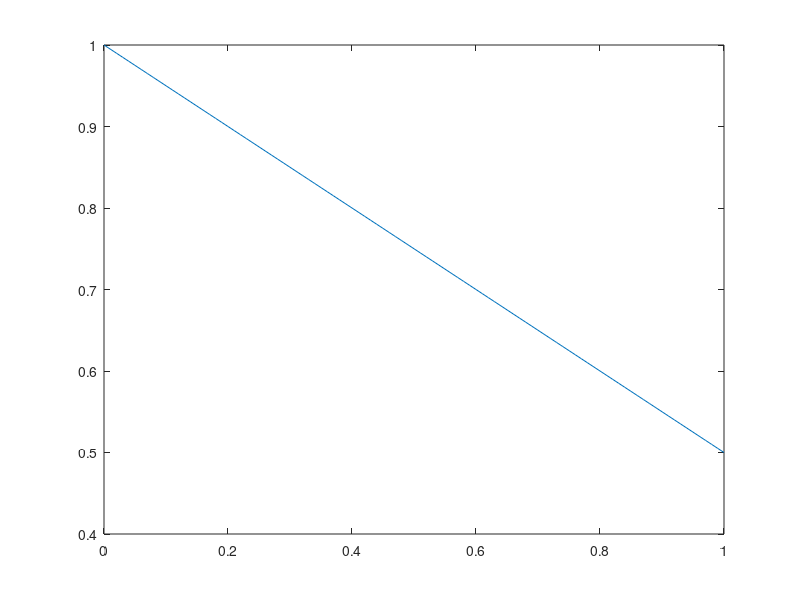

This figure's MATLAB source: (Note: this script raises an error after producing the figure.)
%Week 2 Exercise 3

close all
clear

ReL = [1e05, 1e04, 1e03]; %% three dif 
% ReL = linspace(1.78e06, 1.8e06, 1000); 
x = linspace(0,1,101);

uegrad = -0.5;
ue = zeros(1,length(x));
ue(1) = 1;

for i = 2:length(x)
    ue(i) = ue(i-1) + uegrad*x(2);
end

figure 
plot(x,ue)

int = zeros(1,length(ReL));
ils = zeros(1,length(ReL));

Supplant = true;

for r = 1:length(ReL)
        
    integral = 0; 
    Mthick = 0;

    n = 101;
    laminar = true;
    i = 1;

    while laminar && i < n

        Rethet = ReL(r)*ue(i)*Mthick;
        m = -ReL(r)*(Mthick^2)*uegrad;

        H = thwaites_lookup(m);
        He = laminar_He(H);

        if log(Rethet) >= 18.4*He - 21.74
            laminar = false;
%             disp([x(i) Rethet/1000])
            int(r) = x(i);
        elseif m >= 0.09
            laminar = false;
%             disp([x(i) Rethet/1000])
            ils(r) = x(i);
        end

        integral = integral + ueintbit(x(i),ue(i),x(i+1),ue(i+1)); 
        Mthick = sqrt(0.45*(ue(i+1)^-6)*integral/ReL(r));

        i = i+1;
    end
    
    if ils(r)==0 && Supplant
        Supplant = false; 
        disp(['Transition supplants seperation ' num2str(ReL(r))])
    end
        
    if int(r)~= 0
%         disp(['Natural transition at ' num2str(int(r)) ' with Rethet ' num2str(Rethet)]) 
    elseif ils(r)~= 0
%         disp(['Laminar separation at ' num2str(ils(r)) ' with Rethet ' num2str(Rethet)])
    end    
end 

% 1791352.7914
% 1791351.3514

